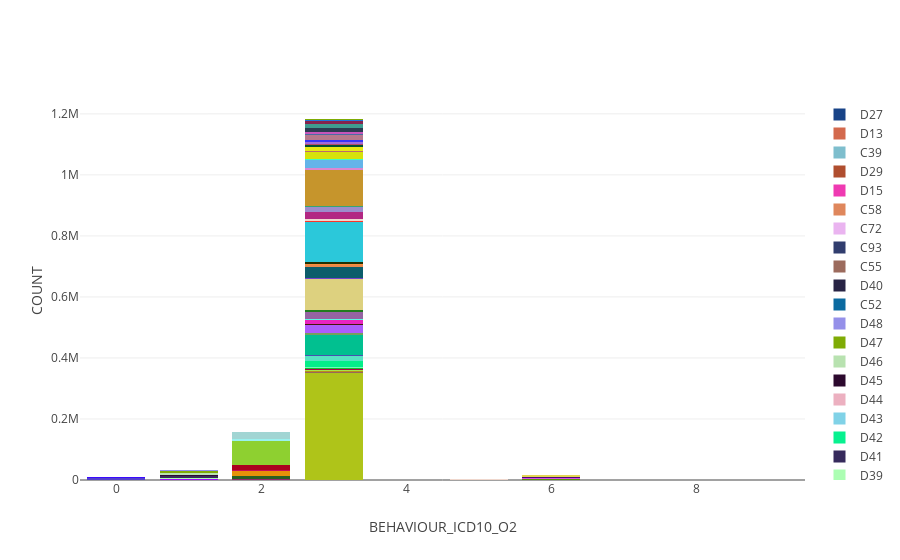

The cell this chart's notebook holds for it:
### Markdown cell above
The peak due to cervical cancer is also apparent in this graph from cancerresearchuk:

https://www.cancerresearchuk.org/health-professional/cancer-statistics/statistics-by-cancer-type/cervical-cancer/incidence#heading-One

<br/>
<br/>

Can also plot other columns of av_tumour, for example behaviour:

### Code cell
Stackedbarplot(av_tumour, 'SITE_ICD10_O2_3CHAR', 'BEHAVIOUR_ICD10_O2')

### Figure 1 — Plotly figure (JSON) as saved in the notebook; plotly's stock layout.template omitted (floating-point values rounded to 4 significant figures)
{"data": [{"marker": {"color": "rgb(175, 196, 25)"}, "name": "C44", "type": "bar", "uid": "990d5e8d-b7d5-4480-ae90-1d3267094bfe", "x": ["3", "5", "XXX", "9", "0", "1", "2", "6", "X"], "y": [349629, 240, null, 5, 10, 37, 190, 17, null]}, {"marker": {"color": "rgb(246, 67, 211)"}, "name": "C00", "type": "bar", "uid": "e5a3c5b1-01c7-4d65-a6b7-196e63fde65b", "x": ["3", "5", "XXX", "9", "0", "1", "2", "6", "X"], "y": [650, 6, null, null, 3, 1, 2, null, null]}, {"marker": {"color": "rgb(151, 103, 92)"}, "name": "C01", "type": "bar", "uid": "7b80b5e3-3c7d-4d22-af51-74c69429ba53", "x": ["3", "5", "XXX", "9", "0", "1", "2", "6", "X"], "y": [2371, 2, 1, null, null, 3, 1, null, null]}, {"marker": {"color": "rgb(185, 142, 23)"}, "name": "C02", "type": "bar", "uid": "7d3eeb5c-a62d-4000-ada4-1bd27b2661c9", "x": ["3", "5", "XXX", "9", "0", "1", "2", "6", "X"], "y": [3618, 26, null, null, 1, 3, null, null, null]}, {"marker": {"color": "rgb(72, 89, 110)"}, "name": "C03", "type": "bar", "uid": "34be4eac-39b3-48fb-ab6c-2129fc17d1bd", "x": ["3", "5", "XXX", "9", "0", "1", "2", "6", "X"], "y": [1076, 2, null, 1, null, 1, 4, null, null]}, {"marker": {"color": "rgb(42, 218, 136)"}, "name": "C04", "type": "bar", "uid": "694947dc-e0f9-42a5-989d-8698927059ad", "x": ["3", "5", "XXX", "9", "0", "1", "2", "6", "X"], "y": [1353, 17, null, null, 1, null, null, 1, null]}, {"marker": {"color": "rgb(167, 230, 68)"}, "name": "C05", "type": "bar", "uid": "bdf389d1-1cd4-4ae4-a88c-fed0269ca852", "x": ["3", "5", "XXX", "9", "0", "1", "2", "6", "X"], "y": [1045, 7, null, null, 1, null, 1, null, 1]}, {"marker": {"color": "rgb(176, 127, 135)"}, "name": "C06", "type": "bar", "uid": "268e9971-aa73-405b-b698-7d4e9c8570c6", "x": ["3", "5", "XXX", "9", "0", "1", "2", "6", "X"], "y": [1565, 11, null, null, 5, null, 2, 8, null]}, {"marker": {"color": "rgb(172, 0, 75)"}, "name": "C07", "type": "bar", "uid": "463946e5-22dc-4746-8c27-1e36e4850c70", "x": ["3", "5", "XXX", "9", "0", "1", "2", "6", "X"], "y": [1277, null, null, 7, 2, 1, null, null, null]}, {"marker": {"color": "rgb(55, 250, 6)"}, "name": "C08", "type": "bar", "uid": "68e5a637-2c86-496e-8d31-fe609541a3c9", "x": ["3", "5", "XXX", "9", "0", "1", "2", "6", "X"], "y": [308, null, null, null, null, null, 1, null, null]}, {"marker": {"color": "rgb(19, 188, 44)"}, "name": "C09", "type": "bar", "uid": "f79dc987-4c6a-408a-a673-037639d6e853", "x": ["3", "5", "XXX", "9", "0", "1", "2", "6", "X"], "y": [4130, 2, null, null, null, 2, 3, 1, null]}, {"marker": {"color": "rgb(191, 69, 56)"}, "name": "C10", "type": "bar", "uid": "533876ef-2407-41d0-9c71-1971ca0a02fd", "x": ["3", "5", "XXX", "9", "0", "1", "2", "6", "X"], "y": [690, null, null, 3, 1, 4, 3, 1, null]}, {"marker": {"color": "rgb(152, 183, 181)"}, "name": "C11", "type": "bar", "uid": "e367b78a-9792-439e-800f-2f4baf405ee8", "x": ["3", "5", "XXX", "9", "0", "1", "2", "6", "X"], "y": [580, null, null, null, 2, null, null, null, null]}, {"marker": {"color": "rgb(112, 251, 189)"}, "name": "C12", "type": "bar", "uid": "f6548eae-97fd-4f3b-9d79-c63fa5da60f8", "x": ["3", "5", "XXX", "9", "0", "1", "2", "6", "X"], "y": [823, null, null, null, 1, null, 1, 1, null]}, {"marker": {"color": "rgb(192, 34, 56)"}, "name": "C13", "type": "bar", "uid": "e66343f5-63e5-44da-b821-d48b15ef277f", "x": ["3", "5", "XXX", "9", "0", "1", "2", "6", "X"], "y": [649, 1, null, null, null, 1, 1, null, null]}, {"marker": {"color": "rgb(201, 206, 38)"}, "name": "C14", "type": "bar", "uid": "f908e320-38f7-4044-a052-35e53f06f7dc", "x": ["3", "5", "XXX", "9", "0", "1", "2", "6", "X"], "y": [259, null, null, null, 2, 1, 1, null, null]}, {"marker": {"color": "rgb(4, 238, 137)"}, "name": "C15", "type": "bar", "uid": "4891fc2e-5294-481a-b8d9-166ce0c06f3a", "x": ["3", "5", "XXX", "9", "0", "1", "2", "6", "X"], "y": [20947, 5, 6, null, 1, 7, 18, 1, null]}, {"marker": {"color": "rgb(87, 227, 195)"}, "name": "C16", "type": "bar", "uid": "58ebb757-15f9-4212-bb2a-6a44a253ddd2", "x": ["3", "5", "XXX", "9", "0", "1", "2", "6", "X"], "y": [15250, 2, 3, 2, null, 12, 17, null, null]}, {"marker": {"color": "rgb(72, 83, 176)"}, "name": "C17", "type": "bar", "uid": "e3c3eb05-cb1f-42c1-acc8-fcb94d754071", "x": ["3", "5", "XXX", "9", "0", "1", "2", "6", "X"], "y": [3693, 1, null, null, null, 6, 5, 1, null]}, {"marker": {"color": "rgb(1, 192, 144)"}, "name": "C18", "type": "bar", "uid": "ebe4529f-7c84-4444-8c5a-23b91a93e9d8", "x": ["3", "5", "XXX", "9", "0", "1", "2", "6", "X"], "y": [65701, 8, 7, 5, 5, 18, 60, 6, null]}, {"marker": {"color": "rgb(118, 159, 93)"}, "name": "C19", "type": "bar", "uid": "6c7dba2b-b0ef-4f1c-ac5b-b389f0668ae1", "x": ["3", "5", "XXX", "9", "0", "1", "2", "6", "X"], "y": [5305, null, null, null, 1, 3, 6, 2, null]}, {"marker": {"color": "rgb(172, 92, 252)"}, "name": "C20", "type": "bar", "uid": "1d794adf-caa2-45e4-9b0f-2978ab3eeafc", "x": ["3", "5", "XXX", "9", "0", "1", "2", "6", "X"], "y": [27104, 4, 3, 1, 1, 14, 25, 4, null]}, {"marker": {"color": "rgb(71, 23, 10)"}, "name": "C21", "type": "bar", "uid": "2cafed1d-11c0-4765-9dc7-9325c73918eb", "x": ["3", "5", "XXX", "9", "0", "1", "2", "6", "X"], "y": [3264, 21, null, null, 3, 6, 4, 2, null]}, {"marker": {"color": "rgb(233, 35, 192)"}, "name": "C22", "type": "bar", "uid": "12a360e9-b694-4930-adb7-401bcbe767f3", "x": ["3", "5", "XXX", "9", "0", "1", "2", "6", "X"], "y": [12487, 4, null, 16, 5, 11, 8, 1, null]}, {"marker": {"color": "rgb(61, 135, 151)"}, "name": "C23", "type": "bar", "uid": "b76cbc68-ab1a-455c-82a4-5480ae0815d5", "x": ["3", "5", "XXX", "9", "0", "1", "2", "6", "X"], "y": [2111, null, null, null, 1, 1, 6, null, null]}, {"marker": {"color": "rgb(92, 247, 224)"}, "name": "C24", "type": "bar", "uid": "08665309-76a0-4988-bb44-741f2a3f1998", "x": ["3", "5", "XXX", "9", "0", "1", "2", "6", "X"], "y": [2425, null, null, null, 2, 3, 4, null, null]}, {"marker": {"color": "rgb(149, 100, 163)"}, "name": "C25", "type": "bar", "uid": "42ec62ec-e0c0-4f0c-91e9-09127e50318d", "x": ["3", "5", "XXX", "9", "0", "1", "2", "6", "X"], "y": [21277, 4, null, 1, 4, 15, 25, 5, null]}, {"marker": {"color": "rgb(225, 67, 123)"}, "name": "C26", "type": "bar", "uid": "26fe4eef-f99e-432f-968d-f191559f6f7a", "x": ["3", "5", "XXX", "9", "0", "1", "2", "6", "X"], "y": [745, null, null, null, null, 8, 1, null, null]}, {"marker": {"color": "rgb(219, 225, 19)"}, "name": "C30", "type": "bar", "uid": "c5ea2270-00e9-494c-a3bf-bf25155bc7ff", "x": ["3", "5", "XXX", "9", "0", "1", "2", "6", "X"], "y": [795, 2, null, null, 1, 1, 1, 1, null]}, {"marker": {"color": "rgb(155, 4, 19)"}, "name": "C31", "type": "bar", "uid": "c9502972-4e1b-466f-bc91-a080b600fa1d", "x": ["3", "5", "XXX", "9", "0", "1", "2", "6", "X"], "y": [413, null, null, null, null, null, null, null, null]}, {"marker": {"color": "rgb(33, 123, 30)"}, "name": "C32", "type": "bar", "uid": "a58dae04-6e23-457e-97b5-68ffb563dbac", "x": ["3", "5", "XXX", "9", "0", "1", "2", "6", "X"], "y": [5378, 28, null, null, null, 3, 8, 2, null]}, {"marker": {"color": "rgb(185, 229, 73)"}, "name": "C33", "type": "bar", "uid": "44f7d4df-9e9f-4ce2-a220-acd5339fb82f", "x": ["3", "5", "XXX", "9", "0", "1", "2", "6", "X"], "y": [78, null, null, null, null, 1, null, null, null]}, {"marker": {"color": "rgb(221, 209, 127)"}, "name": "C34", "type": "bar", "uid": "e27d7826-2d5c-469b-83dc-9b7ad0a1c919", "x": ["3", "5", "XXX", "9", "0", "1", "2", "6", "X"], "y": [102106, 30, 6, 29, 11, 46, 95, 14, null]}, {"marker": {"color": "rgb(159, 130, 83)"}, "name": "C37", "type": "bar", "uid": "e2415641-1f6c-45ab-ad16-ae7408369834", "x": ["3", "5", "XXX", "9", "0", "1", "2", "6", "X"], "y": [517, null, null, null, 6, 6, 1, null, null]}, {"marker": {"color": "rgb(178, 146, 21)"}, "name": "C38", "type": "bar", "uid": "f296ae16-c75a-4d34-bc3e-dcac56a08c99", "x": ["3", "5", "XXX", "9", "0", "1", "2", "6", "X"], "y": [338, null, null, 1, 3, null, null, 1, null]}, {"marker": {"color": "rgb(119, 67, 203)"}, "name": "C40", "type": "bar", "uid": "ef4d0a70-7c77-4fd3-950f-7efdbe66e0ce", "x": ["3", "5", "XXX", "9", "0", "1", "2", "6", "X"], "y": [754, null, null, null, 1, null, null, null, null]}, {"marker": {"color": "rgb(186, 47, 16)"}, "name": "C41", "type": "bar", "uid": "06c34024-d6c9-4e4f-b2ac-9c4479e3f3fd", "x": ["3", "5", "XXX", "9", "0", "1", "2", "6", "X"], "y": [684, null, null, 2, 1, null, 1, null, null]}, {"marker": {"color": "rgb(12, 93, 107)"}, "name": "C43", "type": "bar", "uid": "593b4773-4f56-4067-accd-27fe2dd5ccaf", "x": ["3", "5", "XXX", "9", "0", "1", "2", "6", "X"], "y": [37842, 266, 1, 5, 2, 12, 18, 3, null]}, {"marker": {"color": "rgb(233, 137, 76)"}, "name": "C45", "type": "bar", "uid": "7a40fe00-b91a-4307-92b1-1566171645f3", "x": ["3", "5", "XXX", "9", "0", "1", "2", "6", "X"], "y": [6467, null, null, null, null, 9, 2, null, null]}, {"marker": {"color": "rgb(67, 110, 142)"}, "name": "C46", "type": "bar", "uid": "fa1f9ae2-1b1c-4656-a7fe-f3b4a36d9957", "x": ["3", "5", "XXX", "9", "0", "1", "2", "6", "X"], "y": [352, null, null, null, null, 2, 2, null, null]}, {"marker": {"color": "rgb(124, 20, 53)"}, "name": "C47", "type": "bar", "uid": "8c2b900f-ede4-423d-9512-54e2bd2a9973", "x": ["3", "5", "XXX", "9", "0", "1", "2", "6", "X"], "y": [134, null, null, null, null, null, null, null, null]}, {"marker": {"color": "rgb(252, 143, 59)"}, "name": "C48", "type": "bar", "uid": "c51a2a97-c8bd-4a29-8d3a-e3a810831afe", "x": ["3", "5", "XXX", "9", "0", "1", "2", "6", "X"], "y": [1754, 1, null, 6, 1, 2, 3, null, null]}, {"marker": {"color": "rgb(35, 48, 4)"}, "name": "C49", "type": "bar", "uid": "c952b7ab-09fe-427a-9160-8b8986175d82", "x": ["3", "5", "XXX", "9", "0", "1", "2", "6", "X"], "y": [4985, null, null, 3, 3, 7, 5, null, null]}, {"marker": {"color": "rgb(43, 200, 218)"}, "name": "C50", "type": "bar", "uid": "c26421c5-8fe0-46ae-a1be-3158fb388c53", "x": ["3", "5", "XXX", "9", "0", "1", "2", "6", "X"], "y": [132351, 765, 13, 2, 23, 65, 609, 44, null]}, {"marker": {"color": "rgb(250, 54, 43)"}, "name": "C51", "type": "bar", "uid": "f43a5a9f-ccfc-4284-92cf-8ba78c14e388", "x": ["3", "5", "XXX", "9", "0", "1", "2", "6", "X"], "y": [2997, 61, null, null, 2, 2, 4, 2, null]}, {"marker": {"color": "rgb(239, 215, 205)"}, "name": "C53", "type": "bar", "uid": "efce9997-2745-4944-a575-537c91808ad4", "x": ["3", "5", "XXX", "9", "0", "1", "2", "6", "X"], "y": [7251, 375, null, null, 3, 6, 4, 3, null]}, {"marker": {"color": "rgb(178, 39, 131)"}, "name": "C54", "type": "bar", "uid": "dbbcb258-72a1-4dca-b4f9-d3903c7cfa00", "x": ["3", "5", "XXX", "9", "0", "1", "2", "6", "X"], "y": [21802, 11, null, 1, null, 13, 21, 1, null]}, {"marker": {"color": "rgb(157, 140, 204)"}, "name": "C56", "type": "bar", "uid": "e54a8ceb-45e2-463f-bb9f-1ca34f68b810", "x": ["3", "5", "XXX", "9", "0", "1", "2", "6", "X"], "y": [16761, 149, null, null, 2, 4, 21, 2, null]}, {"marker": {"color": "rgb(79, 29, 136)"}, "name": "C57", "type": "bar", "uid": "8c392971-7ec6-4f9e-8d9a-c91f53755035", "x": ["3", "5", "XXX", "9", "0", "1", "2", "6", "X"], "y": [1021, null, null, null, 2, 7, 3, null, null]}, {"marker": {"color": "rgb(54, 166, 117)"}, "name": "C60", "type": "bar", "uid": "00590dbc-8309-456c-9d4d-598be33d8cc4", "x": ["3", "5", "XXX", "9", "0", "1", "2", "6", "X"], "y": [1373, 4, null, null, 4, 1, 1, 1, null]}, {"marker": {"color": "rgb(198, 149, 44)"}, "name": "C61", "type": "bar", "uid": "d66cf963-ca97-40c7-84ac-6ff645a05be1", "x": ["3", "5", "XXX", "9", "0", "1", "2", "6", "X"], "y": [119291, 11, null, null, 4, 18, 18, 5, null]}, {"marker": {"color": "rgb(219, 135, 209)"}, "name": "C62", "type": "bar", "uid": "c66d446d-075d-482b-a687-55db0d783deb", "x": ["3", "5", "XXX", "9", "0", "1", "2", "6", "X"], "y": [5805, 1, null, null, null, null, 1, null, null]}, {"marker": {"color": "rgb(234, 239, 197)"}, "name": "C63", "type": "bar", "uid": "1070d4c7-432c-4bfe-a871-1019af611445", "x": ["3", "5", "XXX", "9", "0", "1", "2", "6", "X"], "y": [186, null, null, null, 1, 1, 1, 1, null]}, {"marker": {"color": "rgb(100, 180, 233)"}, "name": "C64", "type": "bar", "uid": "73cc38e1-5303-4b69-9e95-7032f6a3824f", "x": ["3", "5", "XXX", "9", "0", "1", "2", "6", "X"], "y": [26119, 9, null, 1, 3, 19, 41, 3, null]}, {"marker": {"color": "rgb(169, 29, 26)"}, "name": "C65", "type": "bar", "uid": "1837c6b0-8e87-4334-877c-ea28272ad0f1", "x": ["3", "5", "XXX", "9", "0", "1", "2", "6", "X"], "y": [1891, null, null, null, 3, 3, 3, null, null]}, {"marker": {"color": "rgb(64, 252, 190)"}, "name": "C66", "type": "bar", "uid": "225468f3-ec2a-4bf1-9fdf-71b705b613d2", "x": ["3", "5", "XXX", "9", "0", "1", "2", "6", "X"], "y": [1647, 1, null, null, null, 3, 11, 1, null]}, {"marker": {"color": "rgb(214, 226, 12)"}, "name": "C67", "type": "bar", "uid": "34246097-c2a9-4cb0-b2c8-0d6339e2538f", "x": ["3", "5", "XXX", "9", "0", "1", "2", "6", "X"], "y": [24592, 6, null, null, 1, 18, 23, 2, null]}, {"marker": {"color": "rgb(134, 232, 162)"}, "name": "C68", "type": "bar", "uid": "c1f8fa74-74de-432f-8790-6d58cbce85a6", "x": ["3", "5", "XXX", "9", "0", "1", "2", "6", "X"], "y": [480, null, null, null, null, 3, 1, 2, null]}, {"marker": {"color": "rgb(187, 106, 110)"}, "name": "C69", "type": "bar", "uid": "f76a423b-2827-442e-8f64-06d1a08cf5ca", "x": ["3", "5", "XXX", "9", "0", "1", "2", "6", "X"], "y": [1780, 1, null, 2, null, 1, 3, null, null]}, {"marker": {"color": "rgb(116, 241, 93)"}, "name": "C70", "type": "bar", "uid": "d7114846-cc71-4bf2-8832-d771b3486fdb", "x": ["3", "5", "XXX", "9", "0", "1", "2", "6", "X"], "y": [185, null, null, null, null, 1, null, null, null]}, {"marker": {"color": "rgb(230, 234, 17)"}, "name": "C71", "type": "bar", "uid": "9e23511e-1c24-44d3-b60d-92a5476c3b92", "x": ["3", "5", "XXX", "9", "0", "1", "2", "6", "X"], "y": [12345, 2, 2, 9, 3, 11, 16, 5, null]}, {"marker": {"color": "rgb(5, 79, 49)"}, "name": "C73", "type": "bar", "uid": "515bcdd5-7e23-4137-bb1c-b34c6d853621", "x": ["3", "5", "XXX", "9", "0", "1", "2", "6", "X"], "y": [8625, 19, null, null, 3, 20, 14, 1, null]}, {"marker": {"color": "rgb(182, 76, 105)"}, "name": "C74", "type": "bar", "uid": "53ff598b-ff9d-4374-b1b6-35f45eaedbee", "x": ["3", "5", "XXX", "9", "0", "1", "2", "6", "X"], "y": [522, null, null, null, 1, 2, null, null, null]}, {"marker": {"color": "rgb(232, 220, 182)"}, "name": "C75", "type": "bar", "uid": "d477348b-f15c-4119-b5be-ee65ae1ea0c8", "x": ["3", "5", "XXX", "9", "0", "1", "2", "6", "X"], "y": [263, null, null, 3, 1, null, null, 2, null]}, {"marker": {"color": "rgb(175, 165, 201)"}, "name": "C76", "type": "bar", "uid": "0e9dd078-d7da-48d5-8c94-ce23819227a5", "x": ["3", "5", "XXX", "9", "0", "1", "2", "6", "X"], "y": [365, null, null, 3, 2, 3, null, null, null]}, {"marker": {"color": "rgb(87, 149, 4)"}, "name": "C77", "type": "bar", "uid": "1b69d04f-3a7c-4740-871d-144b7e15cb01", "x": ["3", "5", "XXX", "9", "0", "1", "2", "6", "X"], "y": [74, 1, null, null, 25, 19, 7, 1809, null]}, {"marker": {"color": "rgb(219, 76, 233)"}, "name": "C78", "type": "bar", "uid": "5b5b3cba-fbd0-4446-a061-17a80d831d15", "x": ["3", "5", "XXX", "9", "0", "1", "2", "6", "X"], "y": [73, 7, 3, 1, 32, 30, 10, 4299, null]}, {"marker": {"color": "rgb(75, 6, 120)"}, "name": "C79", "type": "bar", "uid": "9967d89d-3896-49f3-8a29-d958fc7419a9", "x": ["3", "5", "XXX", "9", "0", "1", "2", "6", "X"], "y": [34, 1, null, null, 10, 15, 2, 2012, null]}, {"marker": {"color": "rgb(225, 213, 85)"}, "name": "C80", "type": "bar", "uid": "2252fc21-758d-49bd-baee-002c57e2f91a", "x": ["3", "5", "XXX", "9", "0", "1", "2", "6", "X"], "y": [1373, 4, null, 13, 23, 31, 7, 7204, null]}, {"marker": {"color": "rgb(158, 107, 220)"}, "name": "C81", "type": "bar", "uid": "9a5e3c78-4b33-45d5-985c-82499ca5c0ba", "x": ["3", "5", "XXX", "9", "0", "1", "2", "6", "X"], "y": [5140, null, null, null, null, 3, 6, null, null]}, {"marker": {"color": "rgb(56, 51, 247)"}, "name": "C82", "type": "bar", "uid": "ab938c95-39c2-40b7-bfdd-bf2a5a7c0435", "x": ["3", "5", "XXX", "9", "0", "1", "2", "6", "X"], "y": [6225, 5, null, null, 1, 4, 18, 2, null]}, {"marker": {"color": "rgb(183, 121, 140)"}, "name": "C83", "type": "bar", "uid": "b347cbd1-cb33-40db-873d-4f5e5cef1a0e", "x": ["3", "5", "XXX", "9", "0", "1", "2", "6", "X"], "y": [18200, 9, 2, null, 2, 7, 25, 2, null]}, {"marker": {"color": "rgb(76, 109, 164)"}, "name": "C84", "type": "bar", "uid": "0856006a-b795-4d40-af48-0d225eb2045b", "x": ["3", "5", "XXX", "9", "0", "1", "2", "6", "X"], "y": [2335, 2, null, null, null, null, 8, null, null]}, {"marker": {"color": "rgb(199, 85, 186)"}, "name": "C85", "type": "bar", "uid": "cde79347-46d8-40bf-b996-b921dd2eb544", "x": ["3", "5", "XXX", "9", "0", "1", "2", "6", "X"], "y": [7010, 4, null, null, 2, 10, 12, 3, null]}, {"marker": {"color": "rgb(41, 230, 143)"}, "name": "C88", "type": "bar", "uid": "80728fe7-28ac-4163-806d-36a87bca20de", "x": ["3", "5", "XXX", "9", "0", "1", "2", "6", "X"], "y": [736, null, null, 1, null, 6, 2, null, null]}, {"marker": {"color": "rgb(43, 59, 82)"}, "name": "C90", "type": "bar", "uid": "d740f9ea-44ae-48f2-bb51-49f5d7ffd5e2", "x": ["3", "5", "XXX", "9", "0", "1", "2", "6", "X"], "y": [13460, 3, 3, null, 4, 11, 11, 4, null]}, {"marker": {"color": "rgb(63, 156, 144)"}, "name": "C91", "type": "bar", "uid": "9e4b424e-377f-49ed-ae10-123150b1fb3f", "x": ["3", "5", "XXX", "9", "0", "1", "2", "6", "X"], "y": [12599, 5, null, null, 5, 10, 19, 5, null]}, {"marker": {"color": "rgb(133, 35, 77)"}, "name": "C92", "type": "bar", "uid": "2fc5e898-3f77-44cd-96b6-1e6b37cfa744", "x": ["3", "5", "XXX", "9", "0", "1", "2", "6", "X"], "y": [10383, 6, null, null, 7, 25, 13, 6, null]}, {"marker": {"color": "rgb(32, 117, 215)"}, "name": "C94", "type": "bar", "uid": "3495c9b2-1384-46dd-9e80-4f32dd61cde9", "x": ["3", "5", "XXX", "9", "0", "1", "2", "6", "X"], "y": [168, null, null, null, null, 1, null, null, null]}, {"marker": {"color": "rgb(223, 161, 45)"}, "name": "C95", "type": "bar", "uid": "fec08e34-7894-4ce0-9fcb-73455741e797", "x": ["3", "5", "XXX", "9", "0", "1", "2", "6", "X"], "y": [395, null, null, null, 3, 1, null, 3, null]}, {"marker": {"color": "rgb(168, 116, 219)"}, "name": "C96", "type": "bar", "uid": "6e1cda79-71fb-411d-b4bd-b54d4b3b801f", "x": ["3", "5", "XXX", "9", "0", "1", "2", "6", "X"], "y": [182, null, null, null, null, 2, null, null, null]}, {"marker": {"color": "rgb(142, 45, 105)"}, "name": "D00", "type": "bar", "uid": "3cb3105e-b09c-4442-bdb5-2aabc1065d92", "x": ["3", "5", "XXX", "9", "0", "1", "2", "6", "X"], "y": [52, 1, null, null, 2, 2, 2495, 1, null]}, {"marker": {"color": "rgb(42, 96, 34)"}, "name": "D01", "type": "bar", "uid": "35b43bda-9671-4a03-b360-c1b77561485d", "x": ["3", "5", "XXX", "9", "0", "1", "2", "6", "X"], "y": [165, 2, null, null, 2, 14, 9043, 3, null]}, {"marker": {"color": "rgb(95, 112, 183)"}, "name": "D02", "type": "bar", "uid": "f237cf98-8141-49b5-b138-0542fe0480f9", "x": ["3", "5", "XXX", "9", "0", "1", "2", "6", "X"], "y": [30, null, null, null, null, 3, 1017, 1, null]}, {"marker": {"color": "rgb(230, 146, 9)"}, "name": "D03", "type": "bar", "uid": "d9ccab74-9152-484c-a3d3-78cab68e9322", "x": ["3", "5", "XXX", "9", "0", "1", "2", "6", "X"], "y": [123, 3, null, null, 3, 9, 16983, 2, null]}, {"marker": {"color": "rgb(201, 13, 85)"}, "name": "D04", "type": "bar", "uid": "b2758524-9f8e-404c-9728-2ee760904aa3", "x": ["3", "5", "XXX", "9", "0", "1", "2", "6", "X"], "y": [1, null, null, null, null, null, 646, null, null]}, {"marker": {"color": "rgb(171, 1, 31)"}, "name": "D05", "type": "bar", "uid": "cf19c446-fd0d-4459-a98e-01de3aab29a8", "x": ["3", "5", "XXX", "9", "0", "1", "2", "6", "X"], "y": [784, 58, null, null, 5, 17, 18911, 2, null]}, {"marker": {"color": "rgb(142, 208, 48)"}, "name": "D06", "type": "bar", "uid": "8706fe6b-b1b5-49c8-a99d-f2b9425ba528", "x": ["3", "5", "XXX", "9", "0", "1", "2", "6", "X"], "y": [82, 1, null, null, null, 14, 76550, 1, null]}, {"marker": {"color": "rgb(153, 241, 238)"}, "name": "D07", "type": "bar", "uid": "2e356de2-b42c-4e9d-87f8-25a59549c539", "x": ["3", "5", "XXX", "9", "0", "1", "2", "6", "X"], "y": [61, null, null, null, null, 4, 6863, 3, null]}, {"marker": {"color": "rgb(161, 213, 211)"}, "name": "D09", "type": "bar", "uid": "50531362-daba-4c80-a183-c34345310cbc", "x": ["3", "5", "XXX", "9", "0", "1", "2", "6", "X"], "y": [543, 2, 1, 1, 4, 43, 24581, 10, null]}, {"marker": {"color": "rgb(82, 64, 205)"}, "name": "D32", "type": "bar", "uid": "5d68dfad-920a-4ca9-ab5e-0359eede8f86", "x": ["3", "5", "XXX", "9", "0", "1", "2", "6", "X"], "y": [121, 6, 3, null, 5830, 52, 9, 56, null]}, {"marker": {"color": "rgb(58, 10, 254)"}, "name": "D33", "type": "bar", "uid": "7f439e3e-4a43-458b-b0e9-d4e89a7a9203", "x": ["3", "5", "XXX", "9", "0", "1", "2", "6", "X"], "y": [28, 3, null, null, 2128, 14, 3, 9, null]}, {"marker": {"color": "rgb(180, 250, 27)"}, "name": "D35", "type": "bar", "uid": "d0349391-f352-42a4-a189-3098873cf8b2", "x": ["3", "5", "XXX", "9", "0", "1", "2", "6", "X"], "y": [16, 2, null, null, 2361, 8, 3, 17, null]}, {"marker": {"color": "rgb(156, 8, 247)"}, "name": "D37", "type": "bar", "uid": "3bbe79eb-8e10-43e2-8985-26044400ea84", "x": ["3", "5", "XXX", "9", "0", "1", "2", "6", "X"], "y": [116, 1, null, 1, 12, 3025, 17, 33, null]}, {"marker": {"color": "rgb(225, 100, 217)"}, "name": "D38", "type": "bar", "uid": "accf49e2-8937-41da-a094-a3477624fb05", "x": ["3", "5", "XXX", "9", "0", "1", "2", "6", "X"], "y": [28, null, null, 1, 3, 452, 4, 3, null]}, {"marker": {"color": "rgb(172, 254, 179)"}, "name": "D39", "type": "bar", "uid": "103ff212-ec54-47ae-9bdf-7222520448a5", "x": ["3", "5", "XXX", "9", "0", "1", "2", "6", "X"], "y": [40, 5, null, null, 1, 987, 5, 6, null]}, {"marker": {"color": "rgb(54, 42, 92)"}, "name": "D41", "type": "bar", "uid": "714b9e0a-1fb6-4f8f-9b28-7b4120d25e0c", "x": ["3", "5", "XXX", "9", "0", "1", "2", "6", "X"], "y": [152, 4, null, 1, 9, 6251, 13, 23, null]}, {"marker": {"color": "rgb(7, 241, 143)"}, "name": "D42", "type": "bar", "uid": "7de898d6-b91a-49c5-a1a7-654b44e75af8", "x": ["3", "5", "XXX", "9", "0", "1", "2", "6", "X"], "y": [15, null, null, null, 1, 716, 2, 1, null]}, {"marker": {"color": "rgb(128, 210, 231)"}, "name": "D43", "type": "bar", "uid": "24c8a2f2-b074-4987-b99a-e01550b9df2b", "x": ["3", "5", "XXX", "9", "0", "1", "2", "6", "X"], "y": [30, null, null, null, 2, 1445, 1, 3, null]}, {"marker": {"color": "rgb(236, 176, 192)"}, "name": "D44", "type": "bar", "uid": "eb8c7d71-46d0-457a-831b-8d7d862abf7d", "x": ["3", "5", "XXX", "9", "0", "1", "2", "6", "X"], "y": [10, null, null, null, null, 667, null, 1, null]}, {"marker": {"color": "rgb(44, 9, 46)"}, "name": "D45", "type": "bar", "uid": "52d4697a-1045-445e-a959-7755b8b18a5c", "x": ["3", "5", "XXX", "9", "0", "1", "2", "6", "X"], "y": [29, 1, null, null, 2, 1342, 4, null, null]}, {"marker": {"color": "rgb(184, 226, 176)"}, "name": "D46", "type": "bar", "uid": "cf33834e-51fb-406e-8b14-280cdb07bb5a", "x": ["3", "5", "XXX", "9", "0", "1", "2", "6", "X"], "y": [151, 4, null, null, 4, 6687, 12, 9, null]}, {"marker": {"color": "rgb(127, 171, 5)"}, "name": "D47", "type": "bar", "uid": "e251e652-6a02-4534-a11f-e9ad8e59ddce", "x": ["3", "5", "XXX", "9", "0", "1", "2", "6", "X"], "y": [75, 1, null, null, 7, 5819, 10, 10, null]}, {"marker": {"color": "rgb(149, 144, 233)"}, "name": "D48", "type": "bar", "uid": "6efedbbb-2995-4859-92e8-c1c706a7e857", "x": ["3", "5", "XXX", "9", "0", "1", "2", "6", "X"], "y": [50, 3, null, null, 8, 2968, 4, 6, null]}, {"marker": {"color": "rgb(11, 106, 160)"}, "name": "C52", "type": "bar", "uid": "12a54c53-11a3-44ba-b975-1cfa583f71df", "x": ["3", "5", "XXX", "9", "0", "1", "2", "6", "X"], "y": [534, 4, null, null, null, 2, 2, 1, null]}, {"marker": {"color": "rgb(40, 36, 69)"}, "name": "D40", "type": "bar", "uid": "4afa9674-65b5-499c-8e94-78cc521022a3", "x": ["3", "5", "XXX", "9", "0", "1", "2", "6", "X"], "y": [null, null, null, null, null, 195, null, 1, null]}, {"marker": {"color": "rgb(156, 107, 93)"}, "name": "C55", "type": "bar", "uid": "62f435f8-4dde-4bfa-8e13-648ee34eb83b", "x": ["3", "5", "XXX", "9", "0", "1", "2", "6", "X"], "y": [377, null, null, null, null, null, 3, null, null]}, {"marker": {"color": "rgb(49, 61, 110)"}, "name": "C93", "type": "bar", "uid": "7cc3bfdf-0b83-4f9f-b3a1-7067d68214e8", "x": ["3", "5", "XXX", "9", "0", "1", "2", "6", "X"], "y": [149, 1, null, null, null, null, null, null, null]}, {"marker": {"color": "rgb(234, 180, 240)"}, "name": "C72", "type": "bar", "uid": "24847fd8-af1a-4ea6-b5c6-00f00efd5898", "x": ["3", "5", "XXX", "9", "0", "1", "2", "6", "X"], "y": [381, null, null, 1, null, null, null, null, null]}, {"marker": {"color": "rgb(223, 135, 92)"}, "name": "C58", "type": "bar", "uid": "0df4ae43-329c-4f8d-858e-1927a4562e56", "x": ["3", "5", "XXX", "9", "0", "1", "2", "6", "X"], "y": [28, null, 1, null, 11, null, null, null, null]}, {"marker": {"color": "rgb(239, 58, 178)"}, "name": "D15", "type": "bar", "uid": "2fbc7cf7-4b0f-4c5b-aabc-0860f969d0c1", "x": ["3", "5", "XXX", "9", "0", "1", "2", "6", "X"], "y": [1, null, null, null, 38, 6, null, null, null]}, {"marker": {"color": "rgb(176, 78, 47)"}, "name": "D29", "type": "bar", "uid": "df4b0ca5-a2eb-4c95-82cd-1f48164a1171", "x": ["3", "5", "XXX", "9", "0", "1", "2", "6", "X"], "y": [3, null, null, null, 71, null, 1, null, null]}, {"marker": {"color": "rgb(126, 190, 205)"}, "name": "C39", "type": "bar", "uid": "d7e97ca0-b430-44a5-9b08-80f95be20e2a", "x": ["3", "5", "XXX", "9", "0", "1", "2", "6", "X"], "y": [14, null, null, null, 3, null, null, null, null]}, {"marker": {"color": "rgb(211, 105, 77)"}, "name": "D13", "type": "bar", "uid": "88e9d994-9ad6-4ac9-81fe-b96a04980ca6", "x": ["3", "5", "XXX", "9", "0", "1", "2", "6", "X"], "y": [10, null, null, null, null, null, null, null, null]}, {"marker": {"color": "rgb(24, 67, 135)"}, "name": "D27", "type": "bar", "uid": "cfee55a2-634d-4980-8344-c09c4e1419ee", "x": ["3", "5", "XXX", "9", "0", "1", "2", "6", "X"], "y": [4, null, null, null, 5, null, null, null, null]}], "layout": {"barmode": "stack", "hovermode": "closest", "xaxis": {"tickmode": "auto", "title": {"text": "BEHAVIOUR_ICD10_O2"}}, "yaxis": {"title": {"text": "COUNT"}}}}
